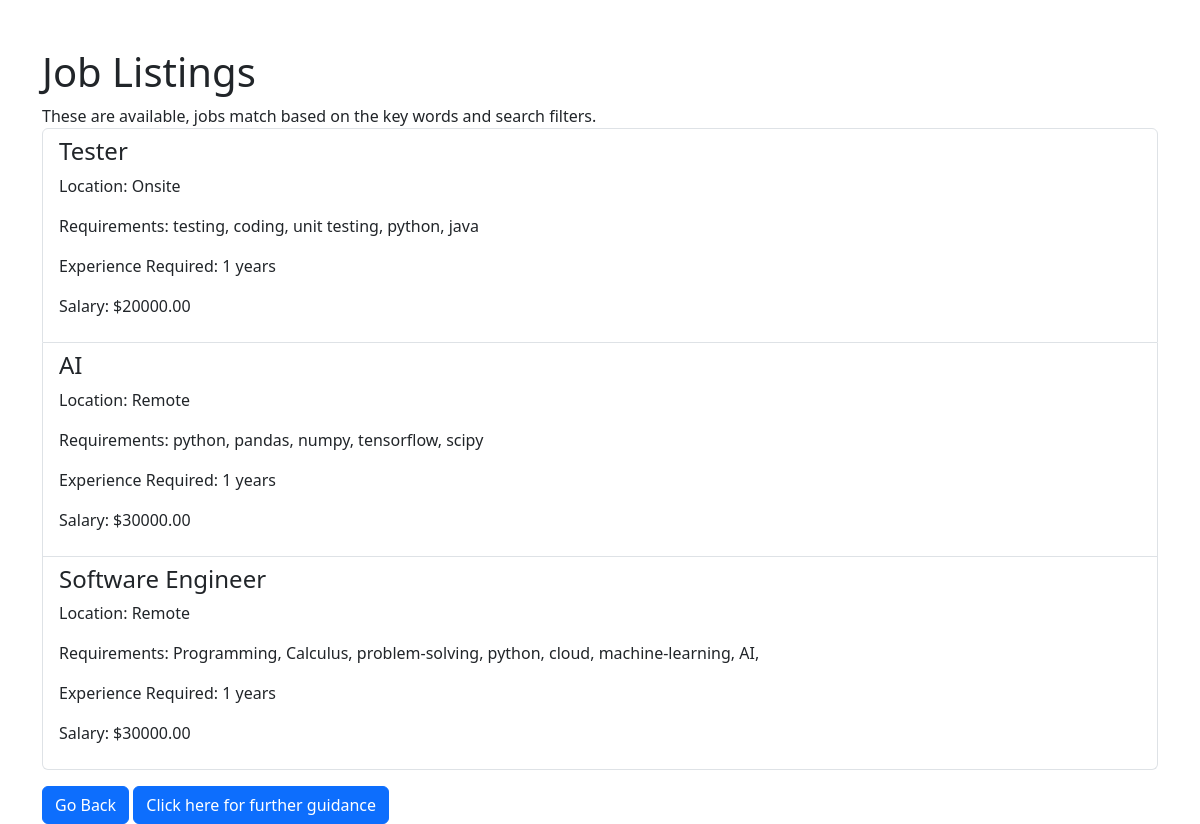
The page /app/job-listings/ on the database its author committed.
### twinTech/models.py (models this page shows)
class Job(models.Model):
    JOB_LOCATIONS = [
        ('Hybrid', 'Hybrid'),
        ('Remote', 'Remote'),
        ('Onsite', 'Onsite'),
    ]
    title = models.CharField(max_length=100)
    requirements = models.CharField(max_length=255)
    experience_required = models.IntegerField()
    location = models.CharField(max_length=10, choices=JOB_LOCATIONS)
    image = models.FileField(upload_to='job_poster/', null=True, blank=True)
    salary = models.DecimalField(max_digits=10, decimal_places=2)

### twinTech/views.py (the view)
# urls.py: path('job-listings/', views.job_listings, name='job_listings'),
def job_listings(request):
    salary = request.GET.get('salary')
    title = request.GET.get('title')
    location = request.GET.get('location')
    keywords = request.GET.get('keywords')
    jobs = filter_jobs(salary=salary, title=title, location=location, keywords=keywords)
    return render(request, 'twinTech/job_listings.html', {'listings': jobs})

### twinTech/backend.py (called while the page is built)
def filter_jobs(salary=None, title=None, location=None, keywords=None):
    jobs = Job.objects.all()
    if salary:
        jobs = jobs.filter(salary__gte=salary)
    if title:
        jobs = jobs.filter(title__icontains=title)
    if location:
        jobs = jobs.filter(location=location)
    if keywords:
        keywords_list = keywords.split(',')
        for keyword in keywords_list:
            jobs = jobs.filter(requirements__icontains=keyword)
    return jobs

### twinTech/templates/twinTech/job_listings.html (shortened to what this page needs)
<!DOCTYPE html>
<html lang="en">
<head>
    <link href="https://cdn.jsdelivr.net/npm/bootstrap@5.3.2/dist/css/bootstrap.min.css" rel="stylesheet">
</head>
<body>
    <div class="container mt-5">
        <h1>Job Listings</h1>
        These are available, jobs match based on the key words and search filters.
        {% if listings %}
            <ul class="list-group">
                {% for job in listings %}
                    <li class="list-group-item">
                        <h4>{{ job.title }}</h4>
                        <p>Location: {{ job.get_location_display }}</p>
                        <p>Requirements: {{ job.requirements }}</p>
                        <p>Experience Required: {{ job.experience_required }} years</p>
                        <p>Salary: ${{ job.salary }}</p>
                    </li>
                {% endfor %}
            </ul>
        {% else %}
            <p>No jobs found please .</p>
        {% endif %}
        <a href="{% url 'index' %}" class="btn btn-primary mt-3">Go Back</a>
        <a href="#" class="btn btn-primary mt-3">Click here for further guidance</a>
    </div>
</body>
</html>

### rows shown on the page
Job: title "Tester", location "Onsite", requirements "testing, coding, unit testing, python, java", experience_required "1", salary "20000.00"
Job: title "AI", location "Remote", requirements "python, pandas, numpy, tensorflow, scipy", experience_required "1", salary "30000.00"
Job: title "Software Engineer", location "Remote", requirements "Programming, Calculus, problem-solving, python, cloud, machine-learning, AI,", experience_required "1", salary "30000.00"
